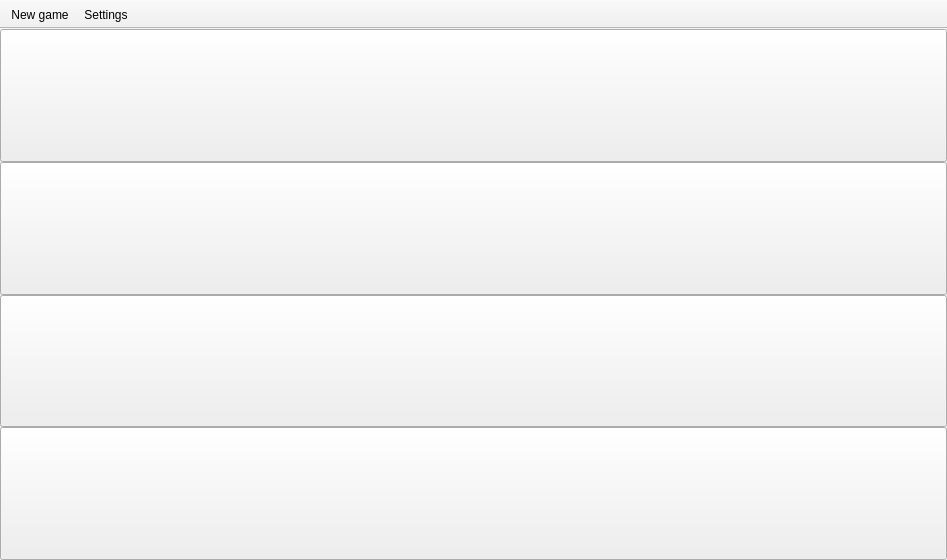
<?xml version="1.0" encoding="UTF-8"?>
<ui version="4.0">
 <class>MainWindow</class>
 <widget class="QMainWindow" name="MainWindow">
  <property name="geometry">
   <rect>
    <x>0</x>
    <y>0</y>
    <width>947</width>
    <height>560</height>
   </rect>
  </property>
  <property name="windowTitle">
   <string>MemoryGame</string>
  </property>
  <property name="windowIcon">
   <iconset resource="resources/generic/generic.qrc">
    <normaloff>:/generic/icon.png</normaloff>:/generic/icon.png</iconset>
  </property>
  <property name="styleSheet">
   <string notr="true">
</string>
  </property>
  <property name="tabShape">
   <enum>QTabWidget::Rounded</enum>
  </property>
  <widget class="QWidget" name="centralWidget">
   <property name="enabled">
    <bool>true</bool>
   </property>
   <property name="autoFillBackground">
    <bool>false</bool>
   </property>
   <layout class="QVBoxLayout" name="verticalLayout">
    <property name="spacing">
     <number>0</number>
    </property>
    <property name="leftMargin">
     <number>0</number>
    </property>
    <property name="topMargin">
     <number>0</number>
    </property>
    <property name="rightMargin">
     <number>0</number>
    </property>
    <property name="bottomMargin">
     <number>0</number>
    </property>
    <item>
     <widget class="QPushButton" name="pushButton_2">
      <property name="sizePolicy">
       <sizepolicy hsizetype="Minimum" vsizetype="Minimum">
        <horstretch>0</horstretch>
        <verstretch>0</verstretch>
       </sizepolicy>
      </property>
      <property name="styleSheet">
       <string notr="true">background-image: url(:/generic/Background.jpg);
</string>
      </property>
      <property name="text">
       <string/>
      </property>
     </widget>
    </item>
    <item>
     <widget class="QPushButton" name="pushButton_4">
      <property name="sizePolicy">
       <sizepolicy hsizetype="Minimum" vsizetype="Minimum">
        <horstretch>0</horstretch>
        <verstretch>0</verstretch>
       </sizepolicy>
      </property>
      <property name="styleSheet">
       <string notr="true">background-image: url(:/generic/Background (2).jpg);</string>
      </property>
      <property name="text">
       <string/>
      </property>
     </widget>
    </item>
    <item>
     <widget class="QPushButton" name="pushButton_3">
      <property name="sizePolicy">
       <sizepolicy hsizetype="Minimum" vsizetype="Minimum">
        <horstretch>0</horstretch>
        <verstretch>0</verstretch>
       </sizepolicy>
      </property>
      <property name="styleSheet">
       <string notr="true">background-image: url(:/generic/Score Board.jpg);</string>
      </property>
      <property name="text">
       <string/>
      </property>
     </widget>
    </item>
    <item>
     <widget class="QPushButton" name="pushButton">
      <property name="sizePolicy">
       <sizepolicy hsizetype="Minimum" vsizetype="Minimum">
        <horstretch>0</horstretch>
        <verstretch>0</verstretch>
       </sizepolicy>
      </property>
      <property name="styleSheet">
       <string notr="true">background-image: url(:/generic/Score Board (2).jpg);
</string>
      </property>
      <property name="text">
       <string/>
      </property>
     </widget>
    </item>
   </layout>
  </widget>
  <widget class="QToolBar" name="toolBar">
   <property name="windowTitle">
    <string>toolBar</string>
   </property>
   <property name="movable">
    <bool>false</bool>
   </property>
   <attribute name="toolBarArea">
    <enum>TopToolBarArea</enum>
   </attribute>
   <attribute name="toolBarBreak">
    <bool>false</bool>
   </attribute>
   <addaction name="actionNewGame"/>
   <addaction name="actionSettings"/>
  </widget>
  <action name="actionNewGame">
   <property name="text">
    <string>New game</string>
   </property>
  </action>
  <action name="actionSettings">
   <property name="text">
    <string>Settings</string>
   </property>
  </action>
 </widget>
 <layoutdefault spacing="6" margin="11"/>
 <resources>
  <include location="resources/generic/generic.qrc"/>
 </resources>
 <connections/>
</ui>
